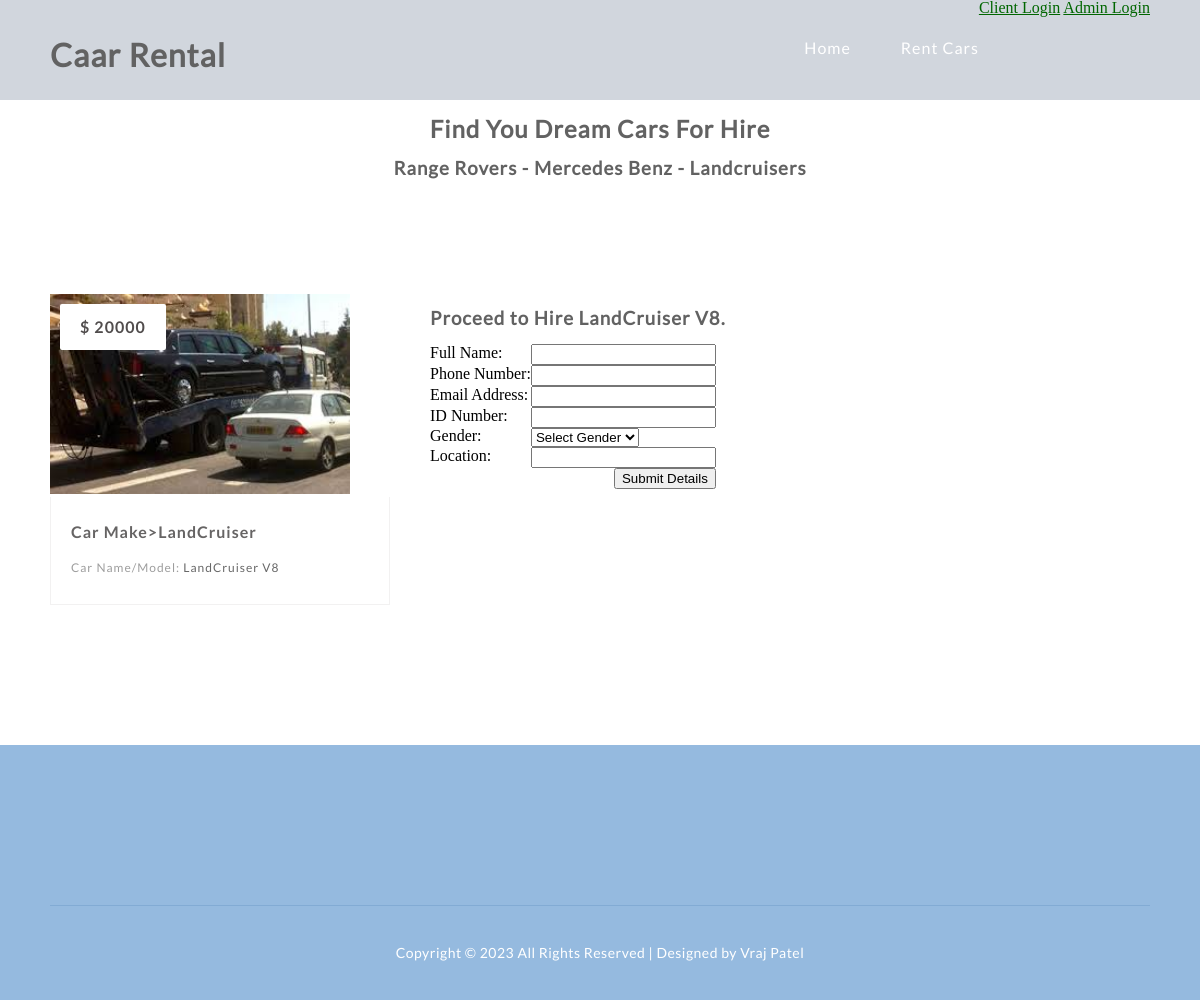
Page /book_car.php?id=5 on the committed database.
### tables this page shows
CREATE TABLE IF NOT EXISTS `cars` (
  `car_id` int(11) NOT NULL AUTO_INCREMENT,
  `car_name` varchar(255) NOT NULL,
  `car_type` varchar(255) NOT NULL,
  `image` text NOT NULL,
  `hire_cost` int(11) NOT NULL,
  `capacity` int(11) NOT NULL,
  `status` varchar(255) NOT NULL,
  PRIMARY KEY (`car_id`)
);

### book_car.php (the view, shortened to what this page needs)
<!DOCTYPE html>
<html lang="en">
<head>
	<link rel="stylesheet" type="text/css" href="css/reset.css">
	<link rel="stylesheet" type="text/css" href="css/responsive.css">
</head>
<body>
	<section class="">
		<?php
			include 'header.php';
		?>
			<section class="caption">
				<h2 class="caption" style="text-align: center">Find You Dream Cars For Hire</h2>
				<h3 class="properties" style="text-align: center">Range Rovers - Mercedes Benz - Landcruisers</h3>
			</section>
	</section>
	<section class="listings">
		<div class="wrapper">
			<ul class="properties_list">
			<?php
						include 'includes/config.php';
						$sel = "SELECT * FROM cars WHERE car_id = '$_GET[id]'";
						$rs = $conn->query($sel);
						$rws = $rs->fetch_assoc();
			?>
				<li>
					<a href="book_car.php?id=<?php echo $rws['car_id'] ?>">
						<img class="thumb" src="cars/<?php echo $rws['image'];?>" width="300" height="200">
					</a>
					<span class="price"><?php echo '$ '.$rws['hire_cost'];?></span>
					<div class="property_details">
						<h1>
							<a href="book_car.php?id=<?php echo $rws['car_id'] ?>"><?php echo 'Car Make>'.$rws['car_type'];?></a>
						</h1>
						<h2>Car Name/Model: <span class="property_size"><?php echo $rws['car_name'];?></span></h2>
					</div>
				</li>
				<h3>Proceed to Hire <?php echo $rws['car_name'];?>. </h3>
				<?php
					if(!$_SESSION['email'] && (!$_SESSION['pass'])){
				?>
				<form method="post">
					<table>
						<tr>
							<td>Full Name:</td>
							<td><input type="text" name="fname" required></td>
						</tr>
						<tr>
							<td>Phone Number:</td>
							<td><input type="text" name="phone" required></td>
						</tr>
						<tr>
							<td>Email Address:</td>
							<td><input type="email" name="email" required></td>
						</tr>
						<tr>
							<td>ID Number:</td>
							<td><input type="text" name="id_no" required></td>
						</tr>
						<tr>
							<td>Gender:</td>
							<td>
								<select name="gender">
									<option> Select Gender </option>
								</select>
							</td>
						</tr>
						<tr>
							<td>Location:</td>
							<td><input type="text" name="location" required></td>
						</tr>
						<tr>
							<td colspan="2" style="text-align:right"><input type="submit" name="save" value="Submit Details"></td>
						</tr>
					</table>
				</form>
				<?php
					} else
						{
							?>
								<a href="pay.php">Click to Book</a>
							<?php
						}
				?>
			</ul>
		</div>
	</section>
	<footer>
		<div class="copyrights wrapper">
			Copyright &copy; <?php echo date("Y")?> All Rights Reserved | Designed by Vraj Patel
		</div>
	</footer>
</body>
</html>

### css/responsive.css (style rules this page uses)
body { background: #fff; }
.wrapper { max-width: 1100px; margin: 0 auto; position: relative; }
h1, h2, h3, h4, h5 ,h6 { color: #626262; font-family: "lato-regular", Helvetica, Arial, sans-serif; letter-spacing: 1px; }
h1 { font-size: 2em; margin: .67em 0 }
h2 { font-size: 1.5em; margin: .75em 0 }
h3 { font-size: 1.17em; margin: .83em 0 }
h1, h2, h3, h4, h5, h6 { font-weight: bolder }
.listings { padding: 100px 0; }
.listings ul.properties_list { list-style: none; overflow: hidden; }
.listings ul.properties_list li { display: block; width: 30.90909090909091%; height: auto; position: relative; float: left; margin: 0 3.636363636363636% 3.636363636363636% 0; }
.listings ul.properties_list li .price { position: absolute; top: 10px; left: 10px; padding: 15px 20px; background: #ffffff; color: #514d4d; font-family: "lato-bold", Helvetica, Arial, sans-serif; font-size: 16px; font-weight: bold; letter-spacing: 1px; border-radius: 2px; -webkit-border-radius: 2px; -moz-border-radius: 2px; -o-border-radius: 2px; }
.listings ul li .property_details { width: 87.64705882352941%; padding: 2.941176470588235% 5.882352941176471% 4.117647058823529% 5.882352941176471%; border-bottom: 1px solid #f2f1f1; border-left: 1px solid #f2f1f1; border-right: 1px solid #f2f1f1; transition: all .2s linear; -webkit-transition: all .2s linear; -moz-transition: all .2s linear; -o-transition: all .2s linear; }
.listings ul li .property_details h1 { color: #666464; font-family: "lato-bold", Helvetica, Arial, sans-serif; font-size: 16px!important; font-weight: bold; margin-bottom: 5px; line-height: 28px; }
.listings ul li .property_details h1 a { text-decoration: none; color: #666464; }
.listings ul li .property_details h2 { color: #9d9d9d; font-family: "lato-regular", Helvetica, Arial, sans-serif; font-size: 12px; line-height: 26px; font-weight: normal; }
.listings ul li .property_details .property_size { color: #676767; }
footer { padding-top: 100px; background: #95badf; }
footer .copyrights { display: block; text-align: center; padding: 40px 0; margin-top: 60px; color: #fff; font-family: "lato-regular", Helvetica, Arial, sans-serif; font-size: 14px; letter-spacing: .5px; border-top: 1px solid #82abd4; }

### rows in the picture
cars: image (picture), hire_cost "20000", car_type "LandCruiser", car_name "LandCruiser V8"
